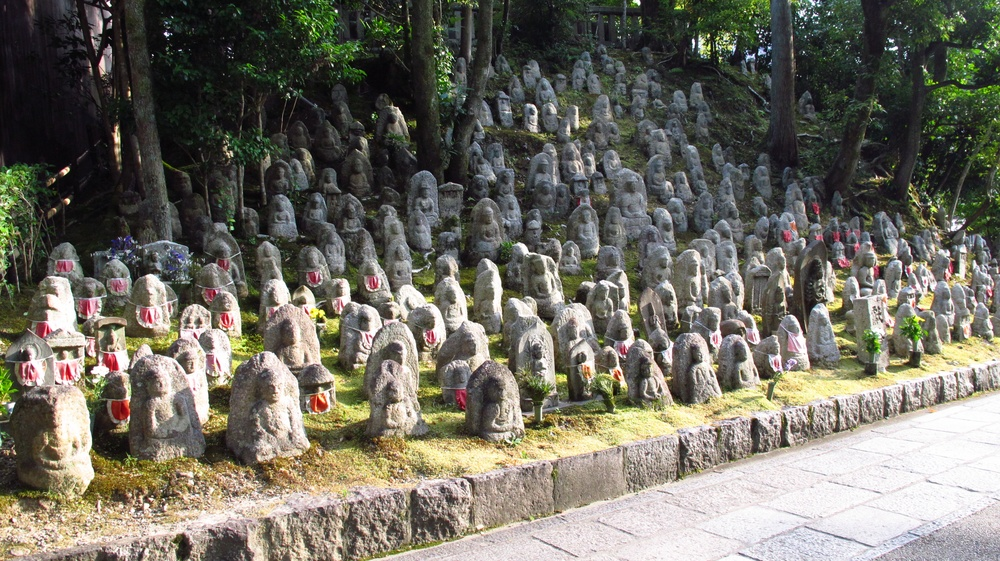
#> input picture test_picture/many.JPG, 1000 x 561 px, shrunk from 3648 x 2048 before the run, found by its file name
$ python p85_detect_corner_points.py
#> lines starting #> are read from the running program, lines starting #| are printed output that depends on the picture
import cv2
import numpy as np
import matplotlib.pyplot as plt
img=cv2.imread(r'C:\Users\max21\Desktop\Python\OpenCV\OpenCV\OpenCV\many.jpg')
#> img is the input picture: shape (561, 1000, 3); mean B, G, R 98.6, 109.6, 112.3
img=cv2.cvtColor(img,cv2.COLOR_BGR2RGB)
gray=cv2.cvtColor(img,cv2.COLOR_BGR2GRAY)
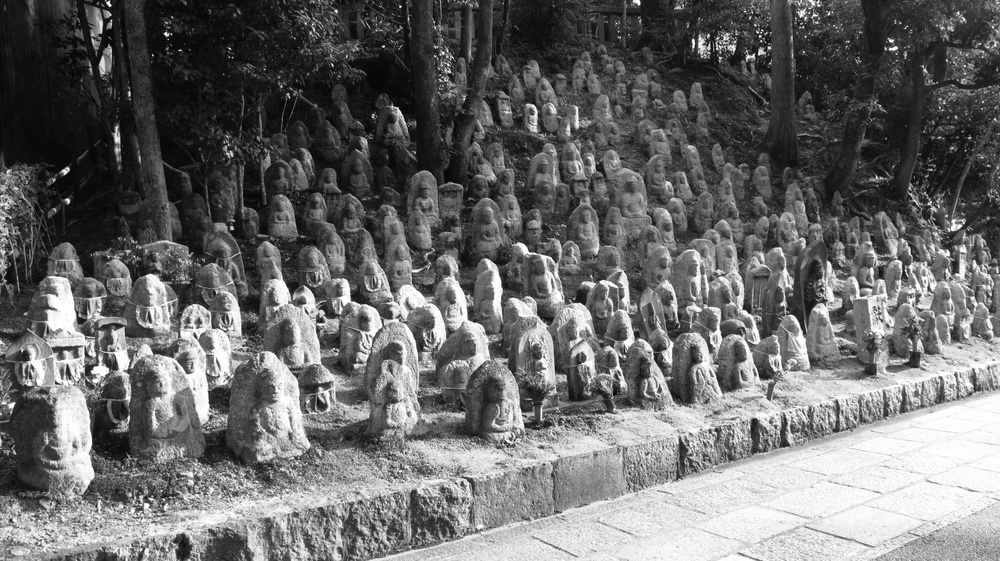
#> gray: shape (561, 1000); min 1, max 255, mean 106.6
gray=np.float32(gray)
dst=cv2.cornerHarris(gray,2,23,0.04)
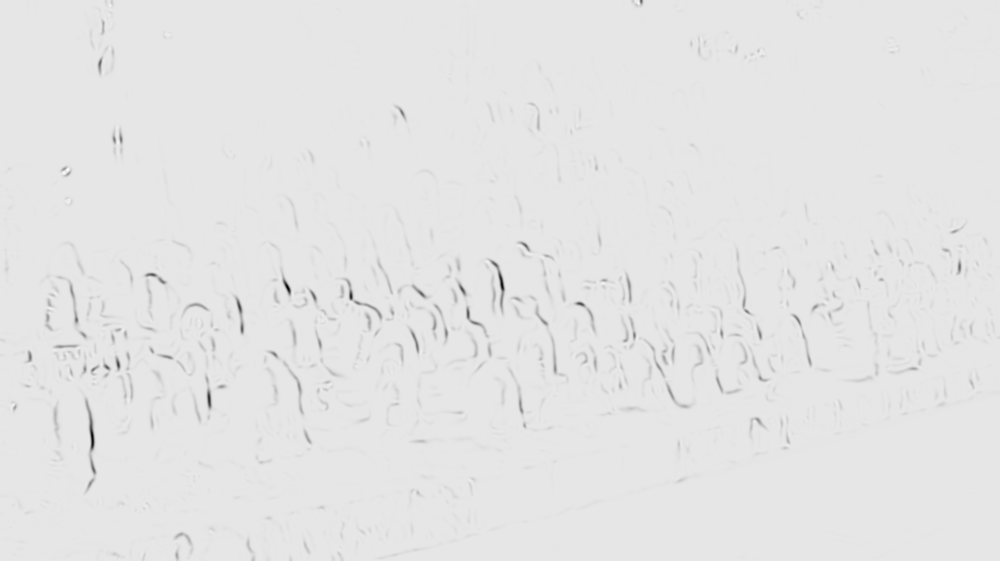
#> dst: shape (561, 1000) float32; min -1.24e+30, max 1.34e+29, mean -7.84e+27; drawn with min black and max white
img[dst>1e-3*dst.max()]=[0,0,255]
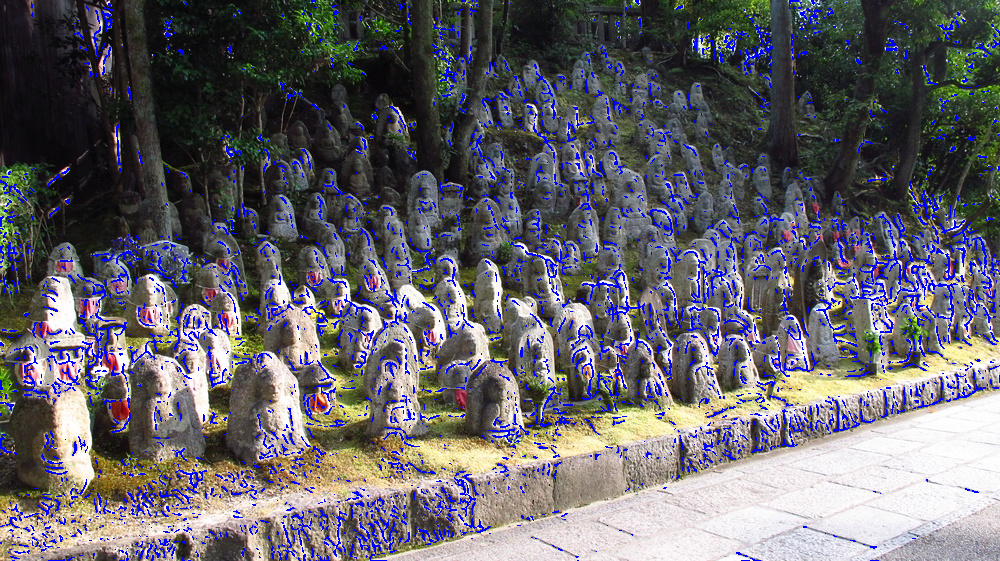
#> img: shape (561, 1000, 3); mean R, G, B 102.3, 99.9, 108.3
plt.imshow(img)
plt.show()

$ run again, with test_picture/test1.jpg copied over test_picture/many.JPG
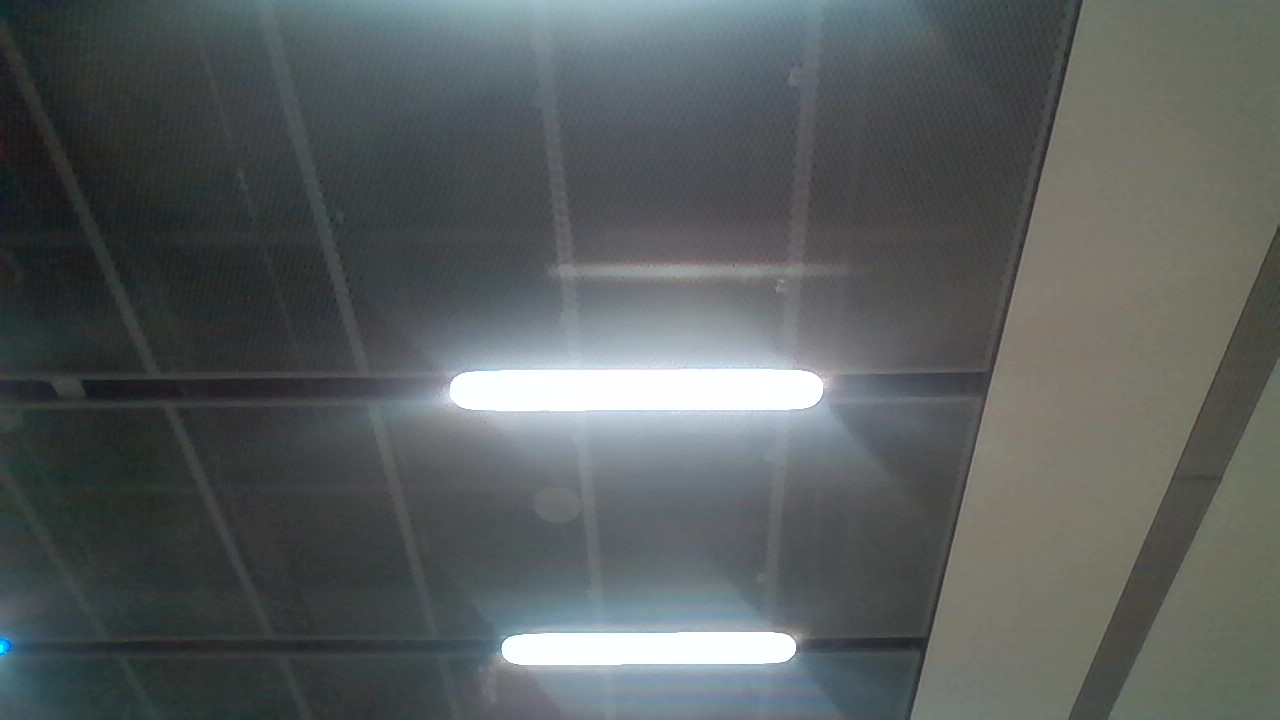
#> input picture test_picture/test1.jpg, 1280 x 720 px, found by its file name
#> img is the input picture: shape (720, 1280, 3); mean B, G, R 94.3, 94.4, 89.1
#> `gray=cv2.cvtColor(img,cv2.COLOR_BGR2GRAY)`:
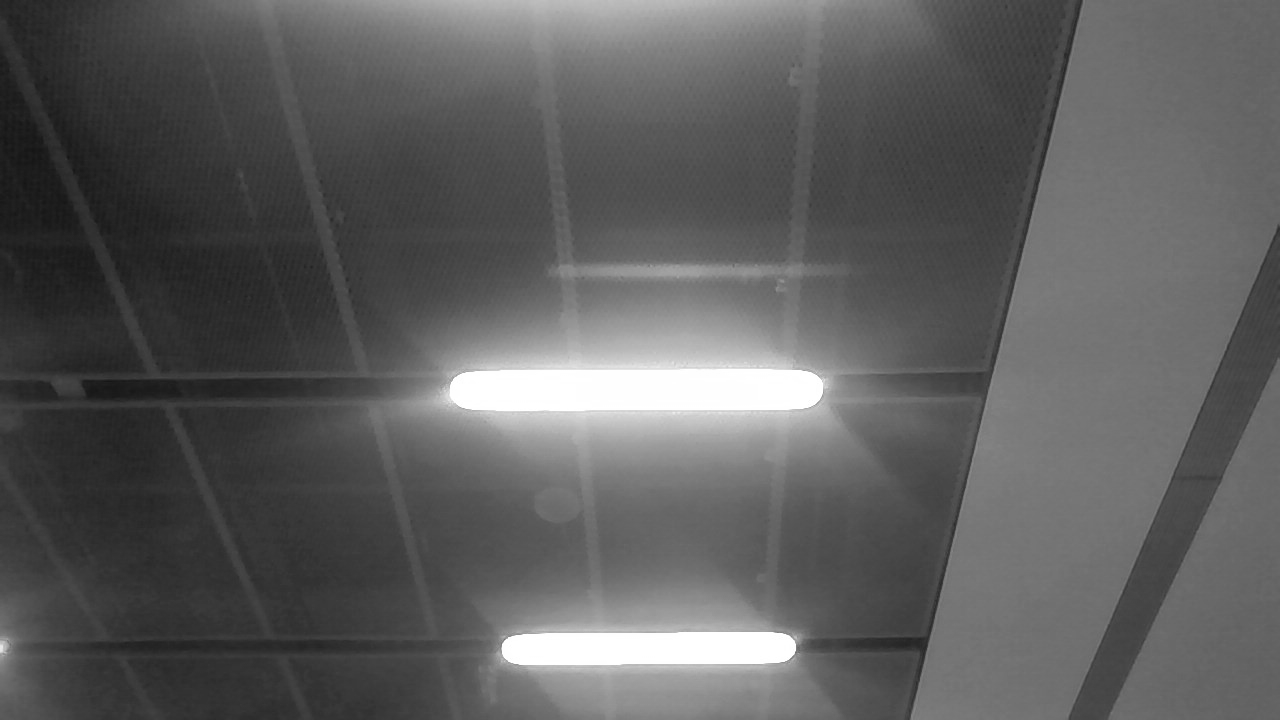
#> gray: shape (720, 1280); min 20, max 255, mean 93.7
#> `img[dst>1e-3*dst.max()]=[0,0,255]`:
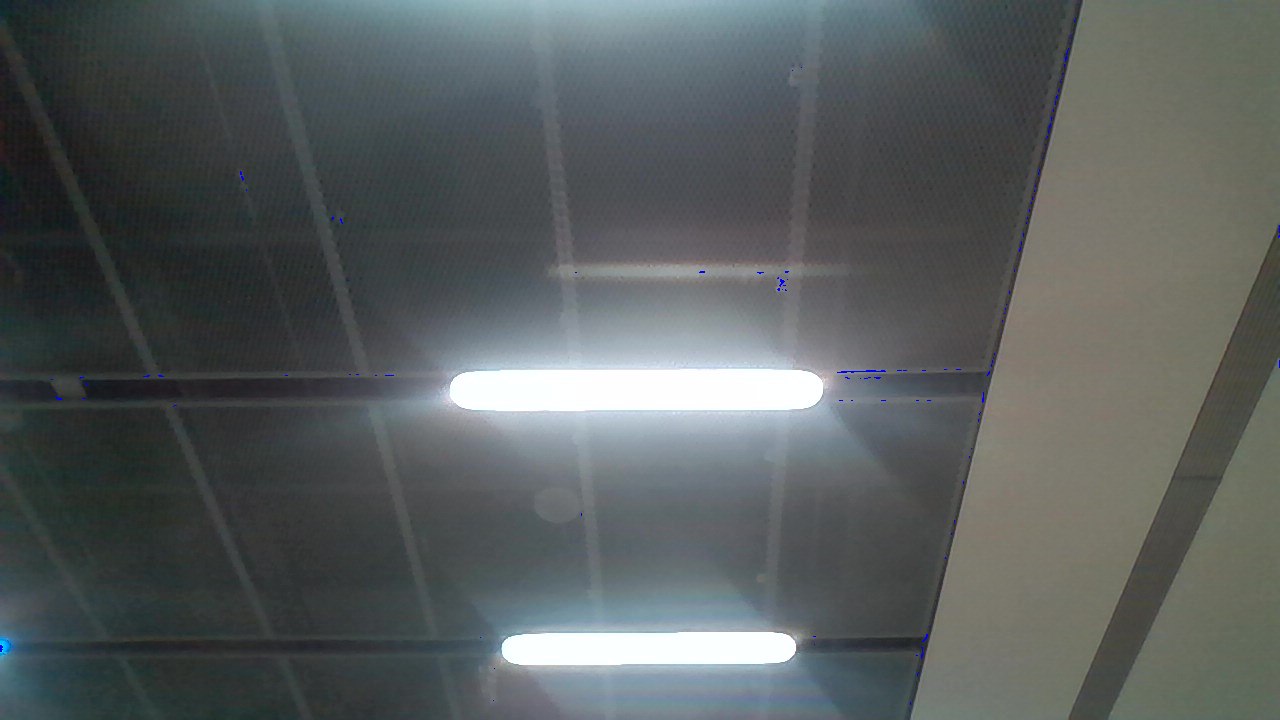
#> img: shape (720, 1280, 3); mean R, G, B 89, 94.3, 94.4

$ run again, with test_picture/test_face.JPG copied over test_picture/many.JPG
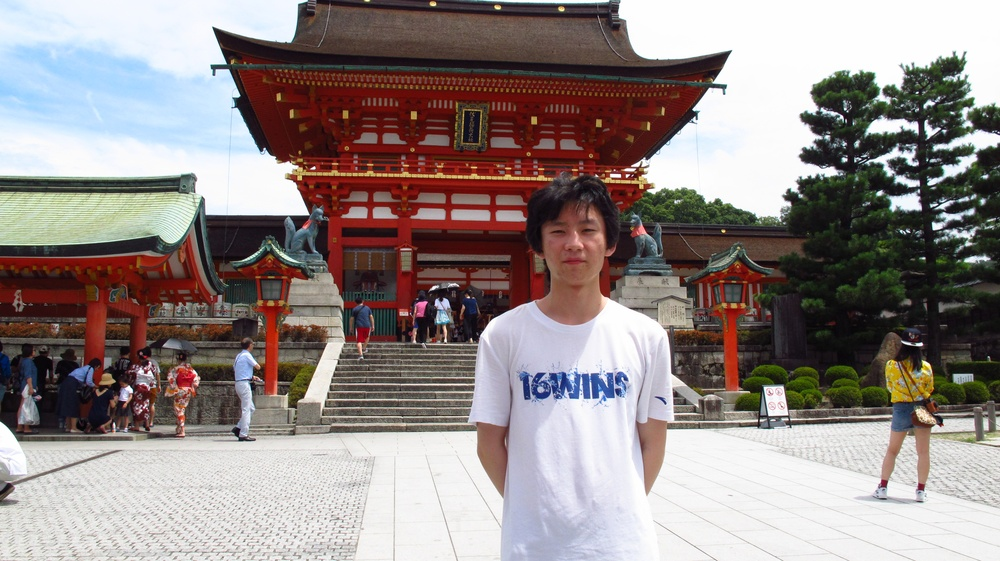
#> input picture test_picture/test_face.JPG, 1000 x 561 px, shrunk from 3648 x 2048 before the run, found by its file name
#> img is the input picture: shape (561, 1000, 3); mean B, G, R 134.2, 136.1, 146.8
#> `dst=cv2.cornerHarris(gray,2,23,0.04)`:
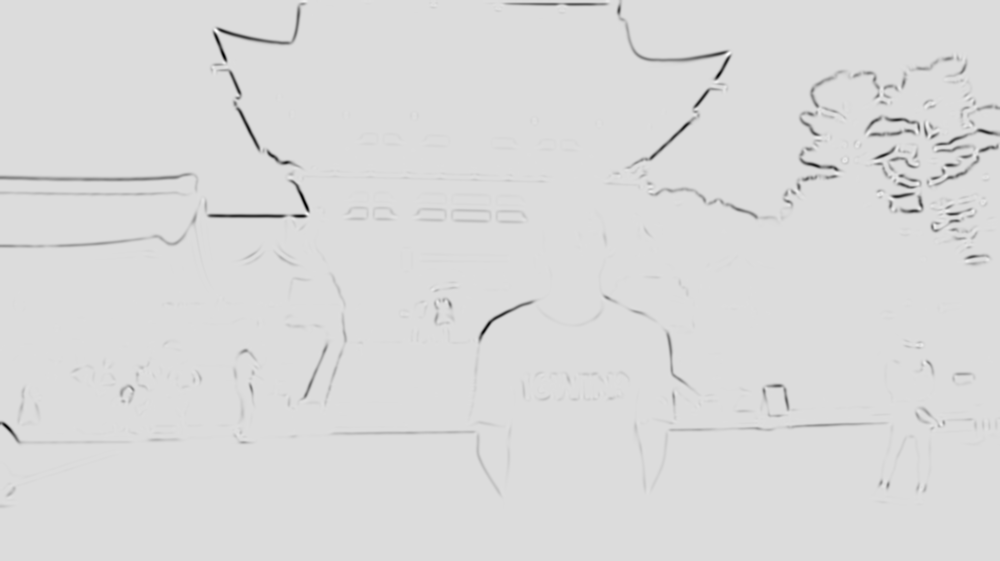
#> dst: shape (561, 1000) float32; min -1.36e+30, max 2.11e+29, mean -1.32e+28; drawn with min black and max white
#> `img[dst>1e-3*dst.max()]=[0,0,255]`:
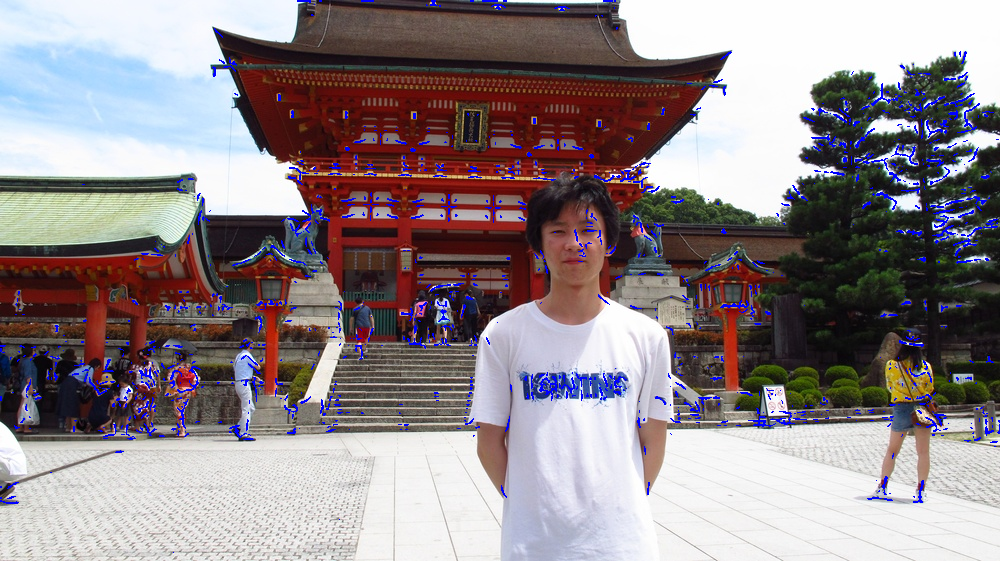
#> img: shape (561, 1000, 3); mean R, G, B 143.8, 133.3, 137.4
